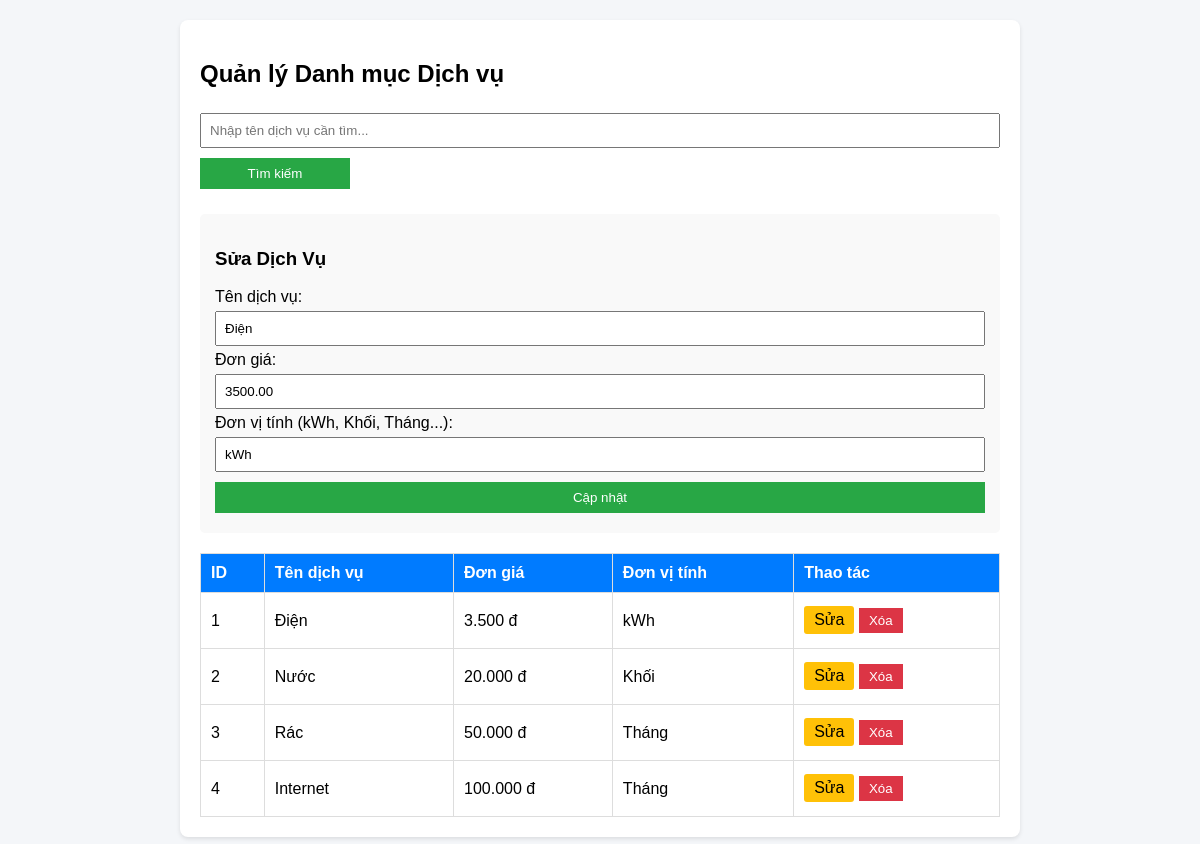
The app's page /CaNhan_MinhNguyet/services.php?edit=1 with its own data.
### tables this page shows
CREATE TABLE `services` (
  `id` INT AUTO_INCREMENT PRIMARY KEY,
  `service_name` VARCHAR(100) NOT NULL,
  `unit_price` DECIMAL(10,2) NOT NULL,
  `unit` VARCHAR(50) NOT NULL,
  `created_at` TIMESTAMP DEFAULT CURRENT_TIMESTAMP
);

### CaNhan_MinhNguyet/services.php (the view, shortened to what this page needs)
<?php
require_once 'db.php';
$search = $_GET['search'] ?? '';
if (!empty($search)) {
    $stmt = $pdo->prepare("SELECT * FROM services WHERE service_name LIKE ?");
    $stmt->execute(["%$search%"]);
} else {
    $stmt = $pdo->query("SELECT * FROM services");
}
$services = $stmt->fetchAll();
$editData = null;
if (isset($_GET['edit'])) {
    $editId = $_GET['edit'];
    $stmtEdit = $pdo->prepare("SELECT * FROM services WHERE id = ?");
    $stmtEdit->execute([$editId]);
    $editData = $stmtEdit->fetch();
}
?>
<!DOCTYPE html>
<html lang="vi">
<head>
</head>
<body>
<div class="container">
    <h2>Quản lý Danh mục Dịch vụ</h2>
    <form method="GET" action="services.php" style="background: none; padding: 0;">
        <input type="text" name="search" placeholder="Nhập tên dịch vụ cần tìm..." value="<?php echo htmlspecialchars($search); ?>">
        <button type="submit" style="width: 150px;">Tìm kiếm</button>
    </form>
    <form method="POST" action="services.php">
        <h3><?php echo $editData ? 'Sửa Dịch Vụ' : 'Thêm Dịch Vụ Mới'; ?></h3>
        <label>Tên dịch vụ:</label>
        <input type="text" name="service_name" value="<?php echo htmlspecialchars($editData['service_name'] ?? ''); ?>" required>
        <label>Đơn giá:</label>
        <input type="number" step="0.01" name="unit_price" value="<?php echo htmlspecialchars($editData['unit_price'] ?? ''); ?>" required>
        <label>Đơn vị tính (kWh, Khối, Tháng...):</label>
        <input type="text" name="unit" value="<?php echo htmlspecialchars($editData['unit'] ?? ''); ?>" required>
        <button type="submit"><?php echo $editData ? 'Cập nhật' : 'Thêm mới'; ?></button>
    </form>
    <table>
        <tr>
            <th>ID</th>
            <th>Tên dịch vụ</th>
            <th>Đơn giá</th>
            <th>Đơn vị tính</th>
            <th>Thao tác</th>
        </tr>
        <?php if (count($services) > 0): ?>
            <?php foreach ($services as $row): ?>
            <tr>
                <td><?php echo $row['id']; ?></td>
                <td><?php echo htmlspecialchars($row['service_name']); ?></td>
                <td><?php echo number_format($row['unit_price'], 0, ',', '.'); ?> đ</td>
                <td><?php echo htmlspecialchars($row['unit']); ?></td>
                <td>
                    <a href="services.php?edit=<?php echo $row['id']; ?>" class="btn-edit">Sửa</a>
                    <form method="POST" action="services.php" style="display:inline; background:none; padding:0; margin:0;" onsubmit="return confirm('Bạn có chắc muốn xóa?');">
                        <button type="submit" class="btn-delete">Xóa</button>
                    </form>
                </td>
            </tr>
            <?php endforeach; ?>
        <?php else: ?>
            <tr><td colspan="5" style="text-align:center;">Không tìm thấy dịch vụ nào.</td></tr>
        <?php endif; ?>
    </table>
</div>
</body>
</html>

### CaNhan_MinhNguyet/services.php (style rules this page uses)
body { font-family: Arial, sans-serif; margin: 20px; background: #f4f6f9; }
.container { max-width: 800px; margin: auto; background: white; padding: 20px; border-radius: 8px; box-shadow: 0 2px 4px rgba(0,0,0,0.1); }
table { width: 100%; border-collapse: collapse; margin-top: 20px; }
th, td { border: 1px solid #ddd; padding: 10px; text-align: left; }
th { background-color: #007bff; color: white; }
form { margin-top: 20px; background: #f9f9f9; padding: 15px; border-radius: 5px; }
input, button { padding: 8px; margin: 5px 0; width: 100%; box-sizing: border-box; }
button { background: #28a745; color: white; border: none; cursor: pointer; }
.btn-delete { background: #dc3545; width: auto; padding: 5px 10px; }
.btn-edit { background: #ffc107; color: black; text-decoration: none; padding: 5px 10px; display: inline-block; border-radius: 3px; }

### records on screen
services: service_name "Điện", unit_price "3500.00", unit "kWh", id "1", unit_price "3.500"
services: id "2", service_name "Nước", unit_price "20.000", unit "Khối"
services: id "3", service_name "Rác", unit_price "50.000", unit "Tháng"
services: id "4", service_name "Internet", unit_price "100.000", unit "Tháng"
